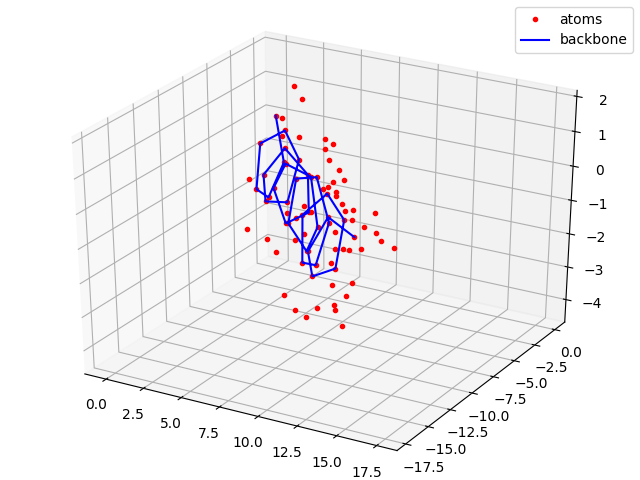

Source code (Python):
import torch
from TorchProteinLibrary import FullAtomModel
import numpy as np
import matplotlib.pylab as plt
import mpl_toolkits.mplot3d.axes3d as p3


if __name__=='__main__':
    a2c = FullAtomModel.Angles2Coords()
    sequences = ['GGMLGWAHFGY']
    
    #Setting conformation to alpha-helix
    angles = torch.zeros(len(sequences), 8, len(sequences[-1]), dtype=torch.double, device='cpu')
    angles.data[:,0,:] = -1.047
    angles.data[:,1,:] = -0.698
    angles.data[:,3,:] = np.pi
    angles.data[:,3:,:] = 110.4*np.pi/180.0

    #Converting angles to coordinates
    coords, res_names, atom_names, num_atoms = a2c(angles, sequences)
    
    #Making a mask on CA, C, N atoms
    is0C = torch.eq(atom_names[:,:,0], 67).squeeze()
    is1A = torch.eq(atom_names[:,:,1], 65).squeeze()
    is20 = torch.eq(atom_names[:,:,2], 0).squeeze()
    is0N = torch.eq(atom_names[:,:,0], 78).squeeze()
    is10 = torch.eq(atom_names[:,:,1], 0).squeeze()
    isCA = is0C*is1A*is20
    isC = is0C*is10
    isN = is0N*is10
    isSelected = torch.ge(isCA + isC + isN, 1)

    #Resizing coordinates array for convenience (to match selection mask)
    N = int(num_atoms[0].item())
    coords.resize_(1, N, 3)
    
    backbone_x = torch.masked_select(coords[0,:,0], isSelected)
    backbone_y = torch.masked_select(coords[0,:,1], isSelected)
    backbone_z = torch.masked_select(coords[0,:,2], isSelected)

    #Plotting all atoms with the red dots and backbone with the blue line
    sx, sy, sz = coords[0,:,0].numpy(), coords[0,:,1].numpy(), coords[0,:,2].numpy()
    bx, by, bz = backbone_x.numpy(), backbone_y.numpy(), backbone_z.numpy()
    
    fig = plt.figure()
    plt.title("Full atom model")
    ax = p3.Axes3D(fig)
    ax.plot(sx,sy,sz, 'r.', label = 'atoms')
    ax.plot(bx,by,bz, 'b-', label = 'backbone')
    ax.legend()
    plt.show()
    # plt.savefig("ExampleAngles2Coords.png")